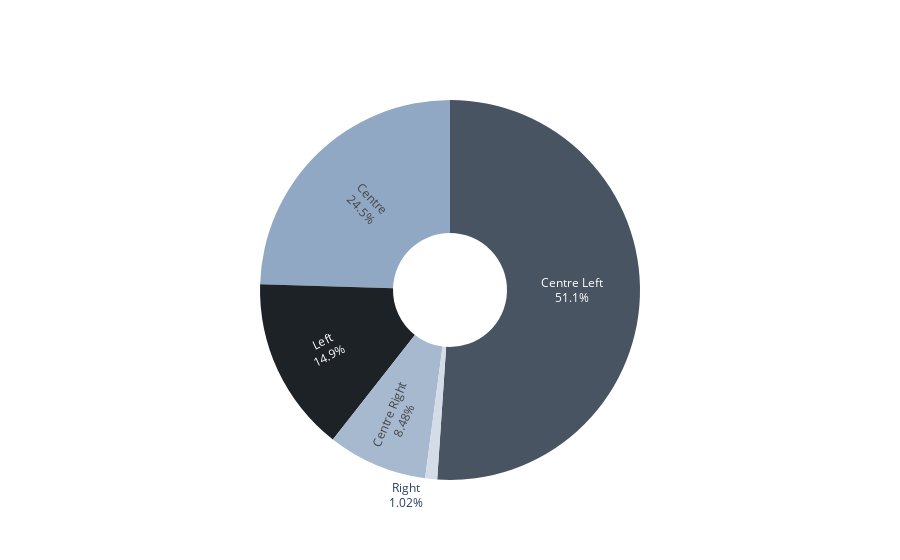

Notebook code for this chart:
### Markdown cell above
# 6 - Political Leaning

### Code cell
labels = ['Left', 'Centre Left', 'Centre', 'Centre Right', 'Right']

values = [14.6, 50, 24, 8.3, 1]

colors = ['#1d2227', '#485462', '#90a8c3', '#a6b9cf', '#d3dce7']
fig = go.Figure(data=[go.Pie(labels=labels, values=values, textinfo='label+percent',
                             insidetextorientation='radial', marker_colors=colors, hole=.3
                            )])
fig.update_layout(showlegend=False)

iplot(fig)

### Figure 1 — Plotly figure (JSON) as saved in the notebook; plotly's stock layout.template omitted (floating-point values rounded to 4 significant figures)
{"data": [{"hole": 0.3, "insidetextorientation": "radial", "labels": ["Left", "Centre Left", "Centre", "Centre Right", "Right"], "marker": {"colors": ["#1d2227", "#485462", "#90a8c3", "#a6b9cf", "#d3dce7"]}, "textinfo": "label+percent", "type": "pie", "values": [14.6, 50, 24, 8.3, 1]}], "layout": {"showlegend": false}}
